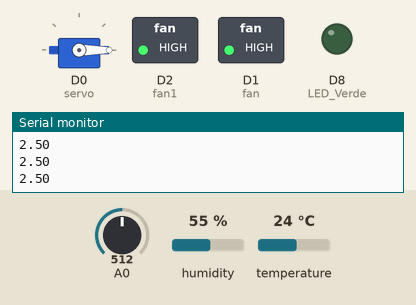
A program run on a simulated ESP8266 (NodeMCU). Parts: servo, switched loads named in the program (green lamp = pin HIGH), output pins drawn as LEDs (lit = HIGH), the last lines printed to the serial monitor. Dashed ring = blinking. The test bench sets the inputs (shaded band); at power-on: A0 = 512, humidity 55 %, temperature 24 °C. WiFi joins after 1.5 s; servers stay silent unless stated; random numbers use the default seed unless the program sets one; no MQTT or app messages arrive unless stated.

Above: at 2.7 s.
2.8 s: A0 set to 418
6.3 s: A0 set to 392
At 7.0 s:
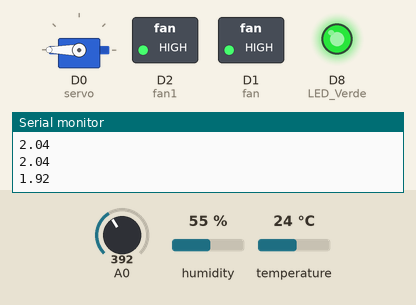
16.8 s: A0 set to 511
At 17.2 s:
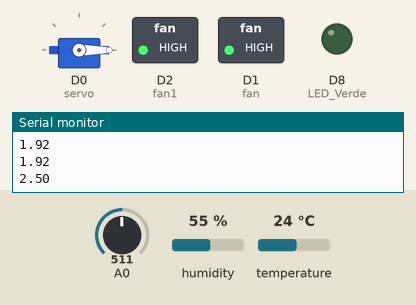
20.3 s: A0 set to 306
At 20.7 s:
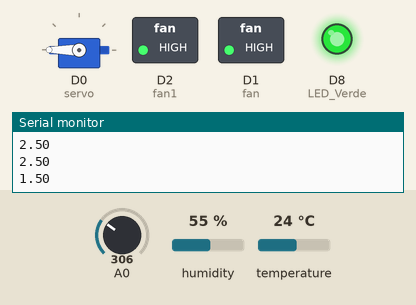
Timing chart, 0 to 24.8 s (numbered marks = the images above; inputs shaded):
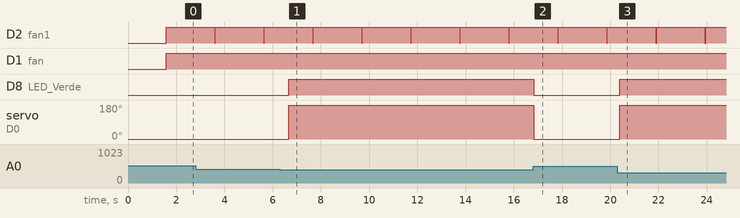

Measured:
- the behaviour switches between 410 and 409 on A0 (found by bisection; images 0 and 1)
- after the input at 6.3 s, D8 (LED_Verde): LOW → HIGH after 0.36 s; servo on D0 (servo): 0° → 180° after 0.36 s
- after the input at 16.8 s, D8 (LED_Verde): HIGH → LOW at once; servo on D0 (servo): 180° → 0° at once
- after the input at 20.3 s, D8 (LED_Verde): LOW → HIGH after 0.09 s; servo on D0 (servo): 0° → 180° after 0.09 s
- by itself, D2 (fan1): alternates HIGH for 2.0 s and LOW for 0.03 s

The program:

main.cpp
```cpp
#include <ESP8266WiFi.h>
#include <DHT.h>
#include <DHT_U.h>
#include <WiFiClient.h>
#include <ESP8266WebServer.h>
#include <ESP8266mDNS.h>
#include <PubSubClient.h>
#include <LDRSensor.h>
#include <WiFiManager.h>
#include <Servo.h>

// DHT11 for reading tempe rature and humidity value
#define fan D1
#define fan1 D2
#define DHTPIN D3     // pin D3-Dht11 conectat
#define DHTTYPE DHT11 // DHT 11
#define LED_Verde D8  // pin D8-Releu Conectat
#define Ventilator D7 // pin D7-
Servo servo;  //Pin D1  - Servo motor
DHT dht(DHTPIN, DHTTYPE);
LDRSensor ldrSensor(A0);
int DHT11_Temperature_inCelsius = 0;
int DHT11_Humidity_inProcent = 0;
const char *ssid = "HUAWEI-2rPn";          // WiFi ssid ,password and MQTT server ip_adress.   HUAWEI-2rPn
const char *password = "B9dfmugT";         // B9dfmugT
const char *mqtt_server = "192.168.100.4"; // localhost

WiFiClient espClient;
PubSubClient client(espClient);

unsigned long lastMsg = 0;
#define MSG_BUFFER_SIZE (50)
char msg[MSG_BUFFER_SIZE];


void checkTemperatureAndHumidity() {
  if (DHT11_Temperature_inCelsius > 25) {
    digitalWrite(Ventilator, HIGH); // Turn on the ventilator
  } else {
    digitalWrite(Ventilator, LOW); // Turn off the ventilator
  }

  if (DHT11_Humidity_inProcent > 60) {
    digitalWrite(Ventilator, HIGH); // Turn on the ventilator
  } else {
    digitalWrite(Ventilator, LOW); // Turn off the ventilator
  }
}


void checkLightLevel() {
  float voltage = ldrSensor.readVoltage();
  if (voltage < 2.0) { // Assuming voltage < 2.0V indicates darkness
    digitalWrite(LED_Verde, HIGH); // Turn on the LED
    servo.write(180);
  } else {
    digitalWrite(LED_Verde, LOW); // Turn off the LED
    servo.write(0);
  }
}

void sendAlert(const char* message) {
  client.publish("esp8266/alert", message);
}

void checkAndSendAlerts() {
  if (DHT11_Temperature_inCelsius > 30) {
    sendAlert("Temperature is too high!");
  } else if (DHT11_Temperature_inCelsius < 10) {
    sendAlert("Temperature is too low!");
  }
  else{
    digitalWrite(fan, HIGH);
    sendAlert("Temperature is normal!");
  }

  if (DHT11_Humidity_inProcent > 70) {
    sendAlert("Humidity is too high!");
  }
}


void setup_wifi()
{
  delay(10);
  // We state to wich WiFi network we want to access.
  Serial.println();
  Serial.print("Connecting to ");
  Serial.println(ssid);

  WiFi.mode(WIFI_STA);        //"WiFi station"(client mode)
  WiFi.begin(ssid, password); // connecting by provided ssid and password

  while (WiFi.status() != WL_CONNECTED)
  { // wait for connection (retry)
    delay(500);
    Serial.print(".");
  }
  Serial.println(""); // when connected
  Serial.println("WiFi connected");
  Serial.println("IP address: ");
  Serial.println(WiFi.localIP());
}

// This functions is executed when a device publishes a message to a topic that the ESP8266 is subscribed to
void callback(char *topic, byte *payload, unsigned int length)
{ // callback funtion (trigger)

  Serial.print("Message arrived [");
  Serial.print(topic);
  Serial.print("] ");
  String messageTemp;

  for (int i = 0; i < length; i++)
  { // print received character array in one line
    Serial.print((char)payload[i]);
    messageTemp += (char)payload[i];
    if (strcmp(topic, "esp8266/light") == 0)
    {
      Serial.print("Switching LED  ");
      if (messageTemp == "ON")
      {

        Serial.print("ON");
        digitalWrite(LED_Verde, HIGH);

        Serial.print(LED_Verde);
      }
      else if (messageTemp == "OFF")
      {

        Serial.print("off");

        digitalWrite(LED_Verde, LOW);
      }
      else
      {
        // Do nothing for the moment
      }
    }
  }
}

void reconnect()
{ // connecting to MQTT broker
  // Loop until we're reconnected
  while (!client.connected())
  {
    Serial.print("Attempting MQTT connection...");
    // Create a random client ID
    String clientId = "ESP8266Client-";
    clientId += String(random(0xffff), HEX);
    // Attempt to connect
    if (client.connect(clientId.c_str()))
    {
      Serial.println("connected");
      // Once connected, subscribe to the wanted publishers.
      client.subscribe("esp8266/light");
    }
    else
    {
      Serial.print("failed, rc=");
      Serial.print(client.state());
      Serial.println(" try again in 5 seconds");
      // Wait 5 seconds before retrying
      delay(200);
    }
  }
}

void setup()
{
  Serial.begin(115200);
  dht.begin();
  setup_wifi();                        // call function
  client.setServer(mqtt_server, 1883); // connect to MQTT
  client.setCallback(callback);        // Listen to incoming messages and trigger callback
  pinMode(LED_Verde, OUTPUT);
  pinMode(fan, OUTPUT);
  pinMode(fan1, OUTPUT);
  servo.attach(D0);
  servo.write(0);
}


void loop()

{
  if (!client.connected())
  { // retry until conncted
    reconnect();
  }
  client.loop(); // MQTT loop, we keep listening

  DHT11_Temperature_inCelsius = dht.readTemperature();
  DHT11_Humidity_inProcent = dht.readHumidity();

  char str[8];
  itoa(DHT11_Temperature_inCelsius, str, 10); // convert int to char array
  client.publish("esp8266/temp", str);

  itoa(DHT11_Humidity_inProcent, str, 10); // convert int to char array
  client.publish("esp8266/DHT11_Humidity", str);

  float voltage = ldrSensor.readVoltage();
  Serial.println(voltage);

  itoa(voltage, str, 10);
  client.publish("esp8266/LDR_value", str);
  checkLightLevel();
  checkAndSendAlerts();
  digitalWrite(fan1, HIGH);
  delay(500); // loop 0.5second by 0.5second, mai mult flodam brokerul mqtt
digitalWrite(fan1, LOW);
}
```

LDRSensor.h
```cpp
#ifndef LDRSENSOR_H
#define LDRSENSOR_H

#include <Arduino.h>

class LDRSensor
{
public:
    LDRSensor(int pin);
    float readVoltage();

private:
    int _pin;
};

#endif
```

LDRSensor.cpp
```cpp
#include "LDRSensor.h"

LDRSensor::LDRSensor(int pin)
{
    _pin = pin;
    pinMode(_pin, INPUT);
}

float LDRSensor::readVoltage()
{
    int sensorValue = analogRead(_pin);
    float voltage = sensorValue * (5.0 / 1023.0);
    return voltage;
}
```
